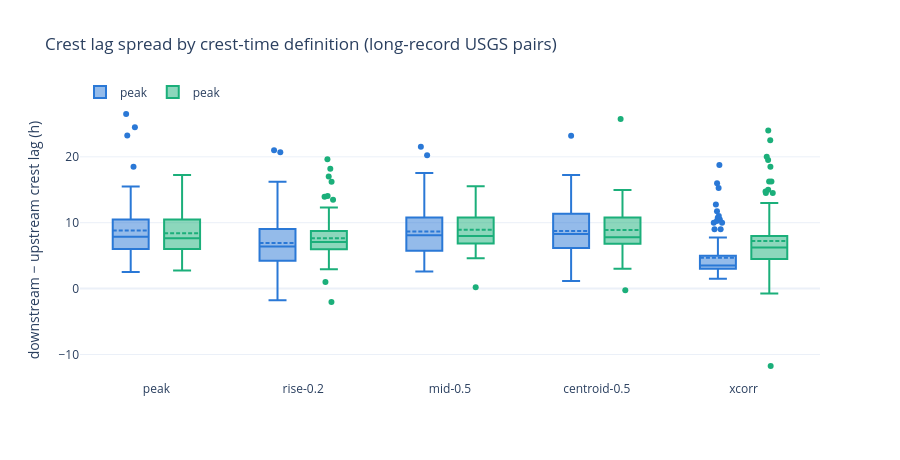

The cell this chart's notebook holds for it:
### Code cell
# Distribution view: box plots per definition, both pairs.
SHOW = ["peak", "rise-0.2", "mid-0.5", "centroid-0.5", "xcorr"]
fig = go.Figure()
for i, (label, lags) in enumerate([("Falls → Carnation", lags_fc), ("Carnation → Duvall", lags_cd)]):
    for j, d in enumerate(SHOW):
        v = lags[d].dropna()
        v = v[(v > -12) & (v < 30)]
        fig.add_box(y=v, name=d, offsetgroup=label, legendgroup=label, x=[d] * len(v),
                    showlegend=(j == 0), marker_color=PAL[i], boxmean=True,
                    legendgrouptitle_text=None, boxpoints="outliers", jitter=0.3)
fig.update_layout(template="plotly_white", boxmode="group", height=460, width=900,
                  title="Crest lag spread by crest-time definition (long-record USGS pairs)",
                  yaxis_title="downstream − upstream crest lag (h)",
                  legend=dict(orientation="h", y=1.08))
fig.show()

### Figure 1 — Plotly figure (JSON) as saved in the notebook; plotly's stock layout.template omitted (floating-point values rounded to 4 significant figures)
{"data": [{"boxmean": true, "boxpoints": "outliers", "jitter": 0.3, "legendgroup": "Falls → Carnation", "marker": {"color": "#2a78d6"}, "name": "peak", "offsetgroup": "Falls → Carnation", "showlegend": true, "type": "box", "x": ["peak", "peak", "peak", "peak", "peak", "peak", "peak", "peak", "peak", "peak", "peak", "peak", "peak", "peak", "peak", "peak", "peak", "peak", "peak", "peak", "peak", "peak", "peak", "peak", "peak", "peak", "peak", "peak", "peak", "peak", "peak", "peak", "peak", "peak", "peak", "peak", "peak", "peak", "peak", "peak", "peak", "peak", "peak", "peak", "peak", "peak", "peak", "peak", "peak", "peak", "peak", "peak", "peak", "peak", "peak", "peak", "peak", "peak", "peak", "peak", "peak", "peak", "peak", "peak", "peak", "peak", "peak", "peak", "peak", "peak", "peak", "peak", "peak", "peak", "peak", "peak", "peak", "peak", "peak", "peak", "peak", "peak", "peak", "peak", "peak", "peak", "peak", "peak", "peak", "peak", "peak", "peak", "peak", "peak", "peak", "peak", "peak", "peak"], "y": [13.5, 6.25, 8.0, 11.5, 8.25, 6.0, 6.25, 7.5, 3.75, 4.0, 4.5, 10.5, 2.5, 18.5, 5.75, 3.5, 10.75, 6.75, 5.5, 8.5, 7.5, 9.5, 4.75, 5.25, 6.5, 5.0, 4.5, 5.75, 8.75, 3.5, 4.5, 5.25, 7.5, 8.25, 6.0, 12.25, 10.0, 6.75, 13.5, 6.75, 11.25, 8.25, 4.25, 11.0, 15.25, 9.5, 7.75, 10.0, 26.5, 9.0, 8.75, 4.75, 9.0, 5.5, 7.0, 12.75, 10.0, 6.0, 7.25, 8.0, 15.0, 23.25, 10.25, 11.25, 9.25, 11.75, 15.5, 9.75, 11.75, 7.75, 9.0, 7.0, 7.75, 10.25, 7.5, 12.75, 10.5, 8.25, 5.75, 12.5, 7.5, 9.0, 7.75, 5.5, 11.0, 6.75, 14.75, 10.75, 7.5, 7.75, 24.5, 6.0, 6.75, 10.25, 10.75, 4.5, 5.25, 6.75]}, {"boxmean": true, "boxpoints": "outliers", "jitter": 0.3, "legendgroup": "Falls → Carnation", "marker": {"color": "#2a78d6"}, "name": "rise-0.2", "offsetgroup": "Falls → Carnation", "showlegend": false, "type": "box", "x": ["rise-0.2", "rise-0.2", "rise-0.2", "rise-0.2", "rise-0.2", "rise-0.2", "rise-0.2", "rise-0.2", "rise-0.2", "rise-0.2", "rise-0.2", "rise-0.2", "rise-0.2", "rise-0.2", "rise-0.2", "rise-0.2", "rise-0.2", "rise-0.2", "rise-0.2", "rise-0.2", "rise-0.2", "rise-0.2", "rise-0.2", "rise-0.2", "rise-0.2", "rise-0.2", "rise-0.2", "rise-0.2", "rise-0.2", "rise-0.2", "rise-0.2", "rise-0.2", "rise-0.2", "rise-0.2", "rise-0.2", "rise-0.2", "rise-0.2", "rise-0.2", "rise-0.2", "rise-0.2", "rise-0.2", "rise-0.2", "rise-0.2", "rise-0.2", "rise-0.2", "rise-0.2", "rise-0.2", "rise-0.2", "rise-0.2", "rise-0.2", "rise-0.2", "rise-0.2", "rise-0.2", "rise-0.2", "rise-0.2", "rise-0.2", "rise-0.2", "rise-0.2", "rise-0.2", "rise-0.2", "rise-0.2", "rise-0.2", "rise-0.2", "rise-0.2", "rise-0.2", "rise-0.2", "rise-0.2", "rise-0.2", "rise-0.2", "rise-0.2", "rise-0.2", "rise-0.2", "rise-0.2", "rise-0.2", "rise-0.2", "rise-0.2", "rise-0.2", "rise-0.2", "rise-0.2", "rise-0.2", "rise-0.2", "rise-0.2", "rise-0.2", "rise-0.2", "rise-0.2", "rise-0.2", "rise-0.2", "rise-0.2", "rise-0.2", "rise-0.2", "rise-0.2", "rise-0.2", "rise-0.2", "rise-0.2", "rise-0.2", "rise-0.2", "rise-0.2", "rise-0.2"], "y": [11.53, 7.517, 8.083, 8.512, 5.14, 4.979, 3.554, 3.647, 3.125, 3.219, 3.562, 10.12, 1.708, 14.25, 4.213, 2.433, 8.058, 10.02, 4.65, 5.528, 7.062, 7.75, 2.633, 3.658, 6.098, 3.958, 3.789, 2.635, 7.336, 2.775, -1.786, 4.133, 5.25, 4.094, 5.692, 10.6, 5.75, 4.975, 10.71, 5.313, 9.221, 6.417, 3.308, 9.172, 12.79, 8.097, 3.155, 8.036, 16.22, 7.417, 7.15, 4.333, 8.321, 3.25, 8.188, 10.61, 6.845, 3.845, 5.591, 5.433, 10.7, 21.0, 9.082, 9.145, 7.139, 10.02, 11.5, 6.531, 11.83, 6.406, 7.24, 5.768, 5.762, 9.062, 5.693, 12.08, 8.9, 6.346, 4.321, 10.11, 6.417, 6.787, 4.6, 4.1, 10.69, 5.219, 12.13, 7.312, 4.955, 6.358, 20.71, 4.438, 5.406, 7.332, 10.66, 3.604, 4.0, 0.95]}, {"boxmean": true, "boxpoints": "outliers", "jitter": 0.3, "legendgroup": "Falls → Carnation", "marker": {"color": "#2a78d6"}, "name": "mid-0.5", "offsetgroup": "Falls → Carnation", "showlegend": false, "type": "box", "x": ["mid-0.5", "mid-0.5", "mid-0.5", "mid-0.5", "mid-0.5", "mid-0.5", "mid-0.5", "mid-0.5", "mid-0.5", "mid-0.5", "mid-0.5", "mid-0.5", "mid-0.5", "mid-0.5", "mid-0.5", "mid-0.5", "mid-0.5", "mid-0.5", "mid-0.5", "mid-0.5", "mid-0.5", "mid-0.5", "mid-0.5", "mid-0.5", "mid-0.5", "mid-0.5", "mid-0.5", "mid-0.5", "mid-0.5", "mid-0.5", "mid-0.5", "mid-0.5", "mid-0.5", "mid-0.5", "mid-0.5", "mid-0.5", "mid-0.5", "mid-0.5", "mid-0.5", "mid-0.5", "mid-0.5", "mid-0.5", "mid-0.5", "mid-0.5", "mid-0.5", "mid-0.5", "mid-0.5", "mid-0.5", "mid-0.5", "mid-0.5", "mid-0.5", "mid-0.5", "mid-0.5", "mid-0.5", "mid-0.5", "mid-0.5", "mid-0.5", "mid-0.5", "mid-0.5", "mid-0.5", "mid-0.5", "mid-0.5", "mid-0.5", "mid-0.5", "mid-0.5", "mid-0.5", "mid-0.5", "mid-0.5", "mid-0.5", "mid-0.5", "mid-0.5", "mid-0.5", "mid-0.5", "mid-0.5", "mid-0.5", "mid-0.5", "mid-0.5", "mid-0.5", "mid-0.5", "mid-0.5", "mid-0.5", "mid-0.5", "mid-0.5", "mid-0.5", "mid-0.5", "mid-0.5", "mid-0.5", "mid-0.5", "mid-0.5", "mid-0.5", "mid-0.5", "mid-0.5", "mid-0.5", "mid-0.5", "mid-0.5"], "y": [14.3, 7.131, 10.8, 12.58, 8.032, 6.106, 4.802, 5.703, 4.375, 4.635, 5.086, 12.01, 2.585, 17.55, 5.98, 3.906, 9.833, 7.365, 5.28, 6.115, 8.123, 10.59, 4.188, 4.589, 5.628, 5.286, 4.487, 5.364, 9.066, 5.469, 6.116, 4.843, 5.98, 8.771, 8.238, 13.13, 5.961, 6.401, 13.08, 6.958, 10.45, 8.311, 5.405, 13.75, 15.87, 9.652, 6.593, 9.35, 21.53, 8.09, 6.553, 5.672, 10.68, 4.452, 8.375, 12.16, 9.116, 5.344, 6.826, 9.867, 13.14, 11.48, 12.71, 7.945, 11.3, 14.85, 7.821, 13.14, 9.173, 8.803, 8.67, 7.75, 10.33, 7.141, 13.09, 10.79, 8.661, 5.939, 12.74, 8.825, 11.81, 7.264, 5.291, 11.48, 6.656, 14.35, 8.401, 5.714, 9.81, 20.23, 5.974, 5.461, 11.05, 5.18, 5.843]}, {"boxmean": true, "boxpoints": "outliers", "jitter": 0.3, "legendgroup": "Falls → Carnation", "marker": {"color": "#2a78d6"}, "name": "centroid-0.5", "offsetgroup": "Falls → Carnation", "showlegend": false, "type": "box", "x": ["centroid-0.5", "centroid-0.5", "centroid-0.5", "centroid-0.5", "centroid-0.5", "centroid-0.5", "centroid-0.5", "centroid-0.5", "centroid-0.5", "centroid-0.5", "centroid-0.5", "centroid-0.5", "centroid-0.5", "centroid-0.5", "centroid-0.5", "centroid-0.5", "centroid-0.5", "centroid-0.5", "centroid-0.5", "centroid-0.5", "centroid-0.5", "centroid-0.5", "centroid-0.5", "centroid-0.5", "centroid-0.5", "centroid-0.5", "centroid-0.5", "centroid-0.5", "centroid-0.5", "centroid-0.5", "centroid-0.5", "centroid-0.5", "centroid-0.5", "centroid-0.5", "centroid-0.5", "centroid-0.5", "centroid-0.5", "centroid-0.5", "centroid-0.5", "centroid-0.5", "centroid-0.5", "centroid-0.5", "centroid-0.5", "centroid-0.5", "centroid-0.5", "centroid-0.5", "centroid-0.5", "centroid-0.5", "centroid-0.5", "centroid-0.5", "centroid-0.5", "centroid-0.5", "centroid-0.5", "centroid-0.5", "centroid-0.5", "centroid-0.5", "centroid-0.5", "centroid-0.5", "centroid-0.5", "centroid-0.5", "centroid-0.5", "centroid-0.5", "centroid-0.5", "centroid-0.5", "centroid-0.5", "centroid-0.5", "centroid-0.5", "centroid-0.5", "centroid-0.5", "centroid-0.5", "centroid-0.5", "centroid-0.5", "centroid-0.5", "centroid-0.5", "centroid-0.5", "centroid-0.5", "centroid-0.5", "centroid-0.5", "centroid-0.5", "centroid-0.5", "centroid-0.5", "centroid-0.5", "centroid-0.5", "centroid-0.5", "centroid-0.5", "centroid-0.5", "centroid-0.5", "centroid-0.5", "centroid-0.5", "centroid-0.5", "centroid-0.5", "centroid-0.5", "centroid-0.5", "centroid-0.5", "centroid-0.5", "centroid-0.5", "centroid-0.5", "centroid-0.5"], "y": [14.11, 7.58, 10.88, 11.79, 8.213, 6.374, 5.145, 5.778, 4.507, 4.626, 4.908, 11.77, 3.017, 11.67, 6.149, 3.726, 9.785, 7.955, 5.401, 6.351, 8.317, 10.32, 4.152, 17.24, 6.558, 5.126, 5.261, 5.388, 8.338, 7.004, 6.698, 5.119, 6.085, 8.813, 11.65, 12.77, 6.563, 6.703, 12.83, 7.061, 10.39, 8.296, 3.575, 13.26, 15.38, 9.65, 6.574, 9.286, 23.19, 8.224, 7.224, 5.499, 10.38, 1.142, 8.623, 12.3, 9.393, 5.492, 6.976, 9.013, 13.33, 12.63, 8.952, 12.21, 8.268, 11.35, 14.56, 7.849, 13.08, 8.841, 8.842, 8.656, 7.505, 10.45, 7.206, 13.22, 12.14, 8.38, 6.159, 12.85, 8.221, 10.96, 7.095, 5.68, 11.36, 6.863, 14.17, 9.688, 6.37, 9.085, 14.0, 6.042, 5.966, 13.7, 11.11, 5.058, 5.78, 5.22]}, {"boxmean": true, "boxpoints": "outliers", "jitter": 0.3, "legendgroup": "Falls → Carnation", "marker": {"color": "#2a78d6"}, "name": "xcorr", "offsetgroup": "Falls → Carnation", "showlegend": false, "type": "box", "x": ["xcorr", "xcorr", "xcorr", "xcorr", "xcorr", "xcorr", "xcorr", "xcorr", "xcorr", "xcorr", "xcorr", "xcorr", "xcorr", "xcorr", "xcorr", "xcorr", "xcorr", "xcorr", "xcorr", "xcorr", "xcorr", "xcorr", "xcorr", "xcorr", "xcorr", "xcorr", "xcorr", "xcorr", "xcorr", "xcorr", "xcorr", "xcorr", "xcorr", "xcorr", "xcorr", "xcorr", "xcorr", "xcorr", "xcorr", "xcorr", "xcorr", "xcorr", "xcorr", "xcorr", "xcorr", "xcorr", "xcorr", "xcorr", "xcorr", "xcorr", "xcorr", "xcorr", "xcorr", "xcorr", "xcorr", "xcorr", "xcorr", "xcorr", "xcorr", "xcorr", "xcorr", "xcorr", "xcorr", "xcorr", "xcorr", "xcorr", "xcorr", "xcorr", "xcorr", "xcorr", "xcorr", "xcorr", "xcorr", "xcorr", "xcorr", "xcorr", "xcorr", "xcorr", "xcorr", "xcorr", "xcorr", "xcorr", "xcorr", "xcorr", "xcorr", "xcorr", "xcorr", "xcorr", "xcorr", "xcorr", "xcorr", "xcorr", "xcorr", "xcorr", "xcorr", "xcorr", "xcorr", "xcorr"], "y": [2.0, 6.5, 2.5, 1.5, 5.5, 3.0, 3.75, 3.75, 3.25, 3.75, 3.25, 2.0, 3.25, 6.0, 2.0, 4.25, 3.0, 3.25, 3.5, 3.5, 3.75, 11.75, 2.0, 3.0, 4.25, 2.75, 3.25, 4.25, 4.75, 3.0, 3.5, 4.5, 5.25, 2.75, 2.5, 3.25, 2.5, 4.25, 3.0, 3.25, 3.25, 3.25, 3.25, 18.75, 3.25, 9.0, 10.0, 3.25, 12.75, 3.0, 2.25, 6.0, 5.0, 3.5, 4.25, 2.25, 7.25, 3.75, 3.0, 3.0, 6.25, 3.0, 3.0, 4.75, 2.75, 16.0, 2.25, 3.5, 3.5, 5.0, 10.75, 11.0, 4.5, 10.0, 4.0, 3.0, 7.75, 3.25, 5.25, 15.25, 3.25, 10.5, 2.75, 4.0, 3.25, 4.0, 2.0, 2.25, 2.5, 2.25, 3.0, 3.5, 3.75, 9.0, 5.0, 2.75, 3.5, 10.25]}, {"boxmean": true, "boxpoints": "outliers", "jitter": 0.3, "legendgroup": "Carnation → Duvall", "marker": {"color": "#1baf7a"}, "name": "peak", "offsetgroup": "Carnation → Duvall", "showlegend": true, "type": "box", "x": ["peak", "peak", "peak", "peak", "peak", "peak", "peak", "peak", "peak", "peak", "peak", "peak", "peak", "peak", "peak", "peak", "peak", "peak", "peak", "peak", "peak", "peak", "peak", "peak", "peak", "peak", "peak", "peak", "peak", "peak", "peak", "peak", "peak", "peak", "peak", "peak", "peak", "peak", "peak", "peak", "peak", "peak", "peak", "peak", "peak", "peak", "peak", "peak", "peak", "peak", "peak", "peak", "peak", "peak", "peak", "peak", "peak", "peak", "peak", "peak", "peak", "peak", "peak", "peak", "peak", "peak", "peak", "peak", "peak", "peak", "peak", "peak", "peak", "peak", "peak", "peak", "peak", "peak", "peak", "peak", "peak", "peak", "peak", "peak", "peak", "peak", "peak", "peak", "peak", "peak"], "y": [11.25, 7.5, 12.0, 8.25, 4.75, 3.75, 8.0, 5.75, 11.0, 6.0, 8.75, 9.0, 7.0, 5.5, 6.5, 5.25, 4.25, 9.0, 12.75, 6.5, 7.25, 17.25, 9.0, 7.75, 9.0, 9.25, 4.0, 5.0, 5.0, 9.75, 10.75, 15.0, 9.5, 6.0, 5.0, 15.75, 6.75, 8.25, 10.5, 11.75, 6.75, 6.75, 6.0, 13.0, 5.75, 7.0, 7.25, 8.25, 6.75, 4.0, 6.0, 7.0, 6.25, 13.5, 10.5, 6.0, 10.75, 7.25, 11.0, 12.25, 7.75, 10.75, 9.5, 7.0, 5.5, 7.25, 5.75, 6.25, 6.75, 15.0, 7.5, 14.75, 8.5, 10.25, 7.0, 9.75, 5.75, 15.75, 10.5, 4.25, 8.5, 6.25, 6.0, 6.75, 13.0, 14.5, 10.0, 8.0, 8.0, 2.75]}, {"boxmean": true, "boxpoints": "outliers", "jitter": 0.3, "legendgroup": "Carnation → Duvall", "marker": {"color": "#1baf7a"}, "name": "rise-0.2", "offsetgroup": "Carnation → Duvall", "showlegend": false, "type": "box", "x": ["rise-0.2", "rise-0.2", "rise-0.2", "rise-0.2", "rise-0.2", "rise-0.2", "rise-0.2", "rise-0.2", "rise-0.2", "rise-0.2", "rise-0.2", "rise-0.2", "rise-0.2", "rise-0.2", "rise-0.2", "rise-0.2", "rise-0.2", "rise-0.2", "rise-0.2", "rise-0.2", "rise-0.2", "rise-0.2", "rise-0.2", "rise-0.2", "rise-0.2", "rise-0.2", "rise-0.2", "rise-0.2", "rise-0.2", "rise-0.2", "rise-0.2", "rise-0.2", "rise-0.2", "rise-0.2", "rise-0.2", "rise-0.2", "rise-0.2", "rise-0.2", "rise-0.2", "rise-0.2", "rise-0.2", "rise-0.2", "rise-0.2", "rise-0.2", "rise-0.2", "rise-0.2", "rise-0.2", "rise-0.2", "rise-0.2", "rise-0.2", "rise-0.2", "rise-0.2", "rise-0.2", "rise-0.2", "rise-0.2", "rise-0.2", "rise-0.2", "rise-0.2", "rise-0.2", "rise-0.2", "rise-0.2", "rise-0.2", "rise-0.2", "rise-0.2", "rise-0.2", "rise-0.2", "rise-0.2", "rise-0.2", "rise-0.2", "rise-0.2", "rise-0.2", "rise-0.2", "rise-0.2", "rise-0.2", "rise-0.2", "rise-0.2", "rise-0.2", "rise-0.2", "rise-0.2", "rise-0.2", "rise-0.2", "rise-0.2", "rise-0.2", "rise-0.2", "rise-0.2", "rise-0.2", "rise-0.2", "rise-0.2", "rise-0.2"], "y": [12.18, 6.792, 12.29, 7.792, 5.167, 6.158, 9.11, 7.188, 6.458, 5.292, 5.333, 6.964, 6.917, 4.197, 7.519, 7.0, 6.0, 7.638, 9.877, 6.034, 16.2, 7.989, 3.004, 7.381, 8.375, 7.417, 4.104, 5.865, 9.615, 6.475, 11.83, 9.2, 7.625, 4.125, 17.02, 6.12, 6.585, 6.944, 9.333, 5.389, 4.762, 5.429, 18.2, 5.048, 7.211, 5.909, 6.464, 7.387, 2.931, 4.133, 7.483, 6.65, 9.817, 8.354, 7.071, 8.0, 6.417, 9.812, 13.5, 7.833, 7.2, 8.125, 5.075, -2.042, 6.604, 4.75, 6.2, 5.333, 9.25, 7.333, 11.12, 6.458, 6.4, 9.059, 8.407, 9.375, 19.64, 10.0, 6.438, 8.625, 6.75, 6.312, 5.875, 13.94, 14.06, 4.635, 7.667, 7.75, 1.0]}, {"boxmean": true, "boxpoints": "outliers", "jitter": 0.3, "legendgroup": "Carnation → Duvall", "marker": {"color": "#1baf7a"}, "name": "mid-0.5", "offsetgroup": "Carnation → Duvall", "showlegend": false, "type": "box", "x": ["mid-0.5", "mid-0.5", "mid-0.5", "mid-0.5", "mid-0.5", "mid-0.5", "mid-0.5", "mid-0.5", "mid-0.5", "mid-0.5", "mid-0.5", "mid-0.5", "mid-0.5", "mid-0.5", "mid-0.5", "mid-0.5", "mid-0.5", "mid-0.5", "mid-0.5", "mid-0.5", "mid-0.5", "mid-0.5", "mid-0.5", "mid-0.5", "mid-0.5", "mid-0.5", "mid-0.5", "mid-0.5", "mid-0.5", "mid-0.5", "mid-0.5", "mid-0.5", "mid-0.5", "mid-0.5", "mid-0.5", "mid-0.5", "mid-0.5", "mid-0.5", "mid-0.5", "mid-0.5", "mid-0.5", "mid-0.5", "mid-0.5", "mid-0.5", "mid-0.5", "mid-0.5", "mid-0.5", "mid-0.5", "mid-0.5", "mid-0.5", "mid-0.5", "mid-0.5", "mid-0.5", "mid-0.5", "mid-0.5", "mid-0.5", "mid-0.5", "mid-0.5", "mid-0.5", "mid-0.5", "mid-0.5", "mid-0.5", "mid-0.5", "mid-0.5", "mid-0.5", "mid-0.5", "mid-0.5", "mid-0.5", "mid-0.5", "mid-0.5", "mid-0.5", "mid-0.5", "mid-0.5", "mid-0.5", "mid-0.5", "mid-0.5", "mid-0.5", "mid-0.5", "mid-0.5", "mid-0.5", "mid-0.5", "mid-0.5", "mid-0.5", "mid-0.5", "mid-0.5"], "y": [9.059, 12.18, 11.81, 7.707, 5.413, 6.535, 8.578, 6.785, 14.5, 5.867, 10.06, 7.382, 6.621, 12.53, 10.13, 8.229, 6.406, 7.968, 13.43, 6.847, 12.13, 6.438, 0.1871, 8.453, 15.52, 7.055, 6.159, 6.562, 7.465, 9.732, 13.39, 7.921, 7.625, 5.21, 14.3, 12.37, 6.413, 11.59, 14.88, 10.34, 10.62, 6.823, 12.62, 6.024, 7.555, 7.375, 8.174, 7.558, 4.618, 7.146, 7.181, 9.777, 10.63, 7.208, 10.4, 6.875, 11.15, 13.05, 7.125, 10.99, 15.25, 10.72, 9.25, 8.125, 6.263, 6.621, 6.302, 13.09, 7.775, 12.4, 7.833, 13.23, 8.735, 6.678, 6.883, 14.76, 9.159, 6.917, 8.788, 8.021, 6.078, 6.24, 9.388, 7.146, 7.517]}, {"boxmean": true, "boxpoints": "outliers", "jitter": 0.3, "legendgroup": "Carnation → Duvall", "marker": {"color": "#1baf7a"}, "name": "centroid-0.5", "offsetgroup": "Carnation → Duvall", "showlegend": false, "type": "box", "x": ["centroid-0.5", "centroid-0.5", "centroid-0.5", "centroid-0.5", "centroid-0.5", "centroid-0.5", "centroid-0.5", "centroid-0.5", "centroid-0.5", "centroid-0.5", "centroid-0.5", "centroid-0.5", "centroid-0.5", "centroid-0.5", "centroid-0.5", "centroid-0.5", "centroid-0.5", "centroid-0.5", "centroid-0.5", "centroid-0.5", "centroid-0.5", "centroid-0.5", "centroid-0.5", "centroid-0.5", "centroid-0.5", "centroid-0.5", "centroid-0.5", "centroid-0.5", "centroid-0.5", "centroid-0.5", "centroid-0.5", "centroid-0.5", "centroid-0.5", "centroid-0.5", "centroid-0.5", "centroid-0.5", "centroid-0.5", "centroid-0.5", "centroid-0.5", "centroid-0.5", "centroid-0.5", "centroid-0.5", "centroid-0.5", "centroid-0.5", "centroid-0.5", "centroid-0.5", "centroid-0.5", "centroid-0.5", "centroid-0.5", "centroid-0.5", "centroid-0.5", "centroid-0.5", "centroid-0.5", "centroid-0.5", "centroid-0.5", "centroid-0.5", "centroid-0.5", "centroid-0.5", "centroid-0.5", "centroid-0.5", "centroid-0.5", "centroid-0.5", "centroid-0.5", "centroid-0.5", "centroid-0.5", "centroid-0.5", "centroid-0.5", "centroid-0.5", "centroid-0.5", "centroid-0.5", "centroid-0.5", "centroid-0.5", "centroid-0.5", "centroid-0.5", "centroid-0.5", "centroid-0.5", "centroid-0.5", "centroid-0.5", "centroid-0.5", "centroid-0.5", "centroid-0.5", "centroid-0.5", "centroid-0.5", "centroid-0.5", "centroid-0.5", "centroid-0.5", "centroid-0.5", "centroid-0.5", "centroid-0.5", "centroid-0.5"], "y": [10.33, 11.46, 12.15, 7.685, 5.235, 6.656, 7.803, 6.886, 13.15, 5.531, 9.098, 7.34, 6.454, 10.34, 8.78, 7.106, 6.274, 7.82, 12.38, 25.75, 6.553, 13.98, 7.037, 3.01, 8.601, 12.37, 7.041, 5.794, 6.48, 7.973, 9.325, 14.08, 8.223, 6.759, 5.375, 14.82, 10.79, 7.456, 11.54, 14.95, 9.282, 9.59, 6.907, 13.66, 5.796, 7.221, 7.1, 8.023, 7.526, 4.666, 6.045, 6.997, 6.941, 11.34, 11.06, 7.086, 10.64, 6.754, 11.7, 14.17, 7.252, 10.7, 12.37, 9.521, 8.167, 8.055, 6.39, 6.559, 6.802, 13.88, 7.666, 13.44, 7.628, 12.03, 8.68, 7.608, 9.129, 14.65, 9.442, 6.65, 9.556, 7.5, 5.979, 6.006, 8.781, 11.04, 5.838, 7.241, 7.571, -0.2489]}, {"boxmean": true, "boxpoints": "outliers", "jitter": 0.3, "legendgroup": "Carnation → Duvall", "marker": {"color": "#1baf7a"}, "name": "xcorr", "offsetgroup": "Carnation → Duvall", "showlegend": false, "type": "box", "x": ["xcorr", "xcorr", "xcorr", "xcorr", "xcorr", "xcorr", "xcorr", "xcorr", "xcorr", "xcorr", "xcorr", "xcorr", "xcorr", "xcorr", "xcorr", "xcorr", "xcorr", "xcorr", "xcorr", "xcorr", "xcorr", "xcorr", "xcorr", "xcorr", "xcorr", "xcorr", "xcorr", "xcorr", "xcorr", "xcorr", "xcorr", "xcorr", "xcorr", "xcorr", "xcorr", "xcorr", "xcorr", "xcorr", "xcorr", "xcorr", "xcorr", "xcorr", "xcorr", "xcorr", "xcorr", "xcorr", "xcorr", "xcorr", "xcorr", "xcorr", "xcorr", "xcorr", "xcorr", "xcorr", "xcorr", "xcorr", "xcorr", "xcorr", "xcorr", "xcorr", "xcorr", "xcorr", "xcorr", "xcorr", "xcorr", "xcorr", "xcorr", "xcorr", "xcorr", "xcorr", "xcorr", "xcorr", "xcorr", "xcorr", "xcorr", "xcorr", "xcorr", "xcorr", "xcorr", "xcorr", "xcorr", "xcorr", "xcorr", "xcorr", "xcorr", "xcorr", "xcorr", "xcorr", "xcorr", "xcorr", "xcorr"], "y": [19.5, 7.75, 3.0, 8.0, 5.5, 6.25, 11.0, 8.0, 24.0, 6.75, 5.75, 4.5, 7.5, 14.75, 20.0, 6.5, 6.25, 7.75, 15.0, 8.75, 5.25, 11.25, 14.5, 4.5, 9.75, 16.25, 14.5, 4.75, 3.0, 7.25, 5.25, 5.0, 5.0, 5.0, 9.25, 16.25, 13.0, 22.5, 12.75, 6.5, 18.5, 6.25, 2.25, 4.25, 7.5, 6.0, 8.0, 10.0, 7.25, 5.25, 5.25, 5.75, 6.5, 7.25, 6.0, 5.5, 6.25, 5.5, 5.75, 4.5, 7.0, 8.75, 4.5, 2.5, 4.75, -0.75, 4.75, 7.0, 6.5, 5.75, 4.0, 11.25, 2.75, 6.25, -11.75, 4.25, 6.75, 4.25, 2.5, 6.5, 4.75, 4.25, 3.25, 4.25, 3.75, 2.75, 10.5, 3.0, 4.5, 4.5, 2.5]}], "layout": {"boxmode": "group", "height": 460, "legend": {"orientation": "h", "y": 1.08}, "title": {"text": "Crest lag spread by crest-time definition (long-record USGS pairs)"}, "width": 900, "yaxis": {"title": {"text": "downstream − upstream crest lag (h)"}}}}
